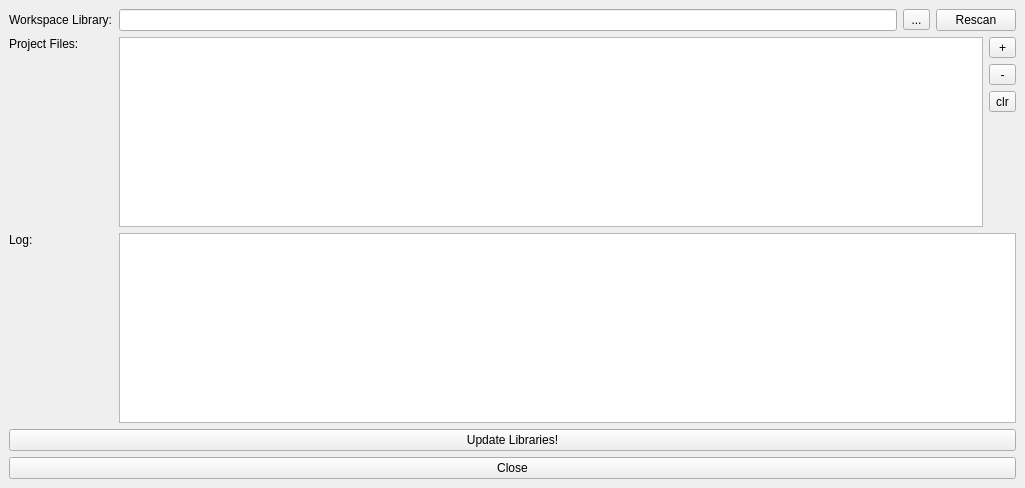
<?xml version="1.0" encoding="UTF-8"?>
<ui version="4.0">
 <class>MainWindow</class>
 <widget class="QMainWindow" name="MainWindow">
  <property name="geometry">
   <rect>
    <x>0</x>
    <y>0</y>
    <width>1025</width>
    <height>488</height>
   </rect>
  </property>
  <property name="windowTitle">
   <string>LibrePCB ProjectLibraryUpdater</string>
  </property>
  <widget class="QWidget" name="centralwidget">
   <layout class="QGridLayout" name="gridLayout">
    <item row="6" column="0" colspan="3">
     <widget class="QPushButton" name="pushButton_2">
      <property name="text">
       <string>Update Libraries!</string>
      </property>
     </widget>
    </item>
    <item row="2" column="0">
     <widget class="QLabel" name="label_2">
      <property name="text">
       <string>Workspace Library:</string>
      </property>
     </widget>
    </item>
    <item row="7" column="0" colspan="3">
     <widget class="QPushButton" name="pushButton">
      <property name="text">
       <string>Close</string>
      </property>
     </widget>
    </item>
    <item row="4" column="0">
     <widget class="QLabel" name="label">
      <property name="text">
       <string>Project Files:</string>
      </property>
      <property name="alignment">
       <set>Qt::AlignLeading|Qt::AlignLeft|Qt::AlignTop</set>
      </property>
     </widget>
    </item>
    <item row="5" column="0">
     <widget class="QLabel" name="label_3">
      <property name="text">
       <string>Log:</string>
      </property>
      <property name="alignment">
       <set>Qt::AlignLeading|Qt::AlignLeft|Qt::AlignTop</set>
      </property>
     </widget>
    </item>
    <item row="4" column="1">
     <widget class="QListWidget" name="projectfiles">
      <property name="selectionMode">
       <enum>QAbstractItemView::ExtendedSelection</enum>
      </property>
     </widget>
    </item>
    <item row="5" column="1" colspan="2">
     <widget class="QListWidget" name="log"/>
    </item>
    <item row="4" column="2">
     <layout class="QVBoxLayout" name="verticalLayout">
      <item>
       <widget class="QToolButton" name="addProjectBtn">
        <property name="sizePolicy">
         <sizepolicy hsizetype="Minimum" vsizetype="Fixed">
          <horstretch>0</horstretch>
          <verstretch>0</verstretch>
         </sizepolicy>
        </property>
        <property name="text">
         <string>+</string>
        </property>
       </widget>
      </item>
      <item>
       <widget class="QToolButton" name="removeProjectBtn">
        <property name="sizePolicy">
         <sizepolicy hsizetype="Minimum" vsizetype="Fixed">
          <horstretch>0</horstretch>
          <verstretch>0</verstretch>
         </sizepolicy>
        </property>
        <property name="text">
         <string>-</string>
        </property>
       </widget>
      </item>
      <item>
       <widget class="QToolButton" name="clrProjectBtn">
        <property name="sizePolicy">
         <sizepolicy hsizetype="Minimum" vsizetype="Fixed">
          <horstretch>0</horstretch>
          <verstretch>0</verstretch>
         </sizepolicy>
        </property>
        <property name="text">
         <string>clr</string>
        </property>
       </widget>
      </item>
      <item>
       <spacer name="verticalSpacer">
        <property name="orientation">
         <enum>Qt::Vertical</enum>
        </property>
        <property name="sizeHint" stdset="0">
         <size>
          <width>20</width>
          <height>40</height>
         </size>
        </property>
       </spacer>
      </item>
     </layout>
    </item>
    <item row="2" column="1" colspan="2">
     <layout class="QHBoxLayout" name="horizontalLayout_2">
      <item>
       <widget class="QLineEdit" name="workspacelibrarypath"/>
      </item>
      <item>
       <widget class="QToolButton" name="libBtn">
        <property name="sizePolicy">
         <sizepolicy hsizetype="Minimum" vsizetype="Fixed">
          <horstretch>0</horstretch>
          <verstretch>0</verstretch>
         </sizepolicy>
        </property>
        <property name="minimumSize">
         <size>
          <width>27</width>
          <height>0</height>
         </size>
        </property>
        <property name="text">
         <string>...</string>
        </property>
       </widget>
      </item>
      <item>
       <widget class="QPushButton" name="rescanlib">
        <property name="text">
         <string>Rescan</string>
        </property>
       </widget>
      </item>
     </layout>
    </item>
   </layout>
  </widget>
 </widget>
 <resources/>
 <connections>
  <connection>
   <sender>pushButton</sender>
   <signal>clicked()</signal>
   <receiver>MainWindow</receiver>
   <slot>close()</slot>
   <hints>
    <hint type="sourcelabel">
     <x>307</x>
     <y>128</y>
    </hint>
    <hint type="destinationlabel">
     <x>605</x>
     <y>146</y>
    </hint>
   </hints>
  </connection>
 </connections>
</ui>
